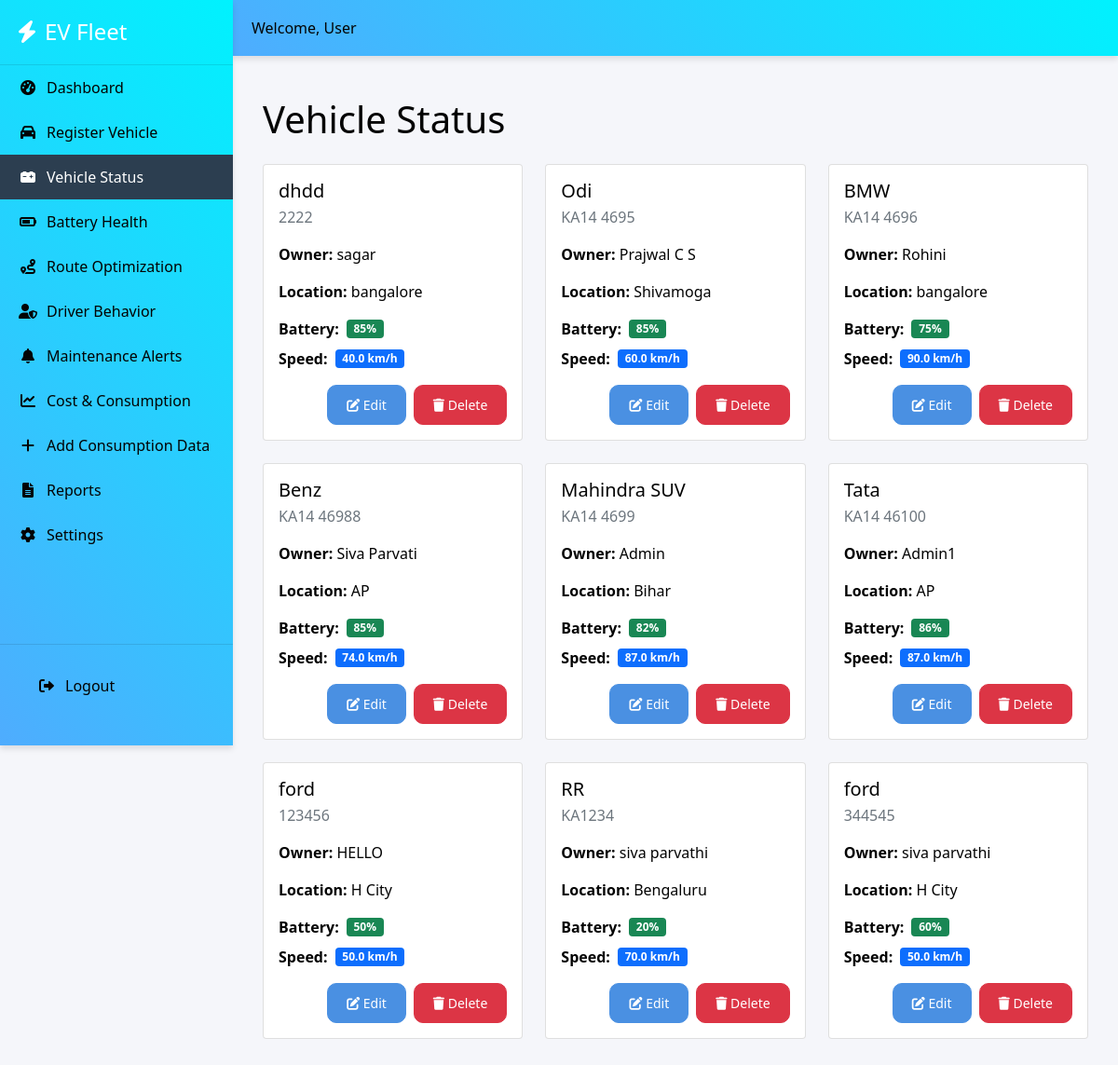
/vehicle_status, run on the app's committed database.
### app.py (models this page shows)
class Vehicle(db.Model):
    id = db.Column(db.Integer, primary_key=True)
    vehicle_name = db.Column(db.String(100), nullable=False)
    vehicle_number = db.Column(db.String(50), unique=True, nullable=False)
    owner_name = db.Column(db.String(100), nullable=False)
    battery_status = db.Column(db.Integer, nullable=False)
    location = db.Column(db.String(200), nullable=False)
    speed = db.Column(db.Float, nullable=False)

### app.py (the view)
@app.route('/vehicle_status')
def vehicle_status():
    vehicles = Vehicle.query.all()
    return render_template('vehicle_status.html', vehicles=vehicles)

### templates/vehicle_status.html (shortened to what this page needs)
{% extends 'base.html' %}
{% block content %}
<div class="container mt-4">
    <h1 class="mb-4">Vehicle Status</h1>
    <div class="row">
        {% for vehicle in vehicles %}
        <div class="col-md-6 col-lg-4 mb-4">
            <div class="card h-100">
                <div class="card-body">
                    <h5 class="card-title">{{ vehicle.vehicle_name }}</h5>
                    <p class="card-subtitle mb-2 text-muted">{{ vehicle.vehicle_number }}</p>
                    <div class="mt-3">
                        <p><strong>Owner:</strong> {{ vehicle.owner_name }}</p>
                        <p><strong>Location:</strong> {{ vehicle.location }}</p>
                        <div class="d-flex align-items-center mb-2">
                            <strong class="me-2">Battery:</strong>
                            <div class="badge bg-success">{{ vehicle.battery_status }}%</div>
                        </div>
                        <div class="d-flex align-items-center">
                            <strong class="me-2">Speed:</strong>
                            <div class="badge bg-primary">{{ vehicle.speed }} km/h</div>
                        </div>
                    </div>
                    <div class="mt-3 d-flex justify-content-end">
                        <button class="btn btn-sm btn-primary me-2" onclick="editVehicle({{ vehicle.id }})">
                            <i class="fas fa-edit"></i> Edit
                        </button>
                        <button class="btn btn-sm btn-danger" onclick="deleteVehicle({{ vehicle.id }})">
                            <i class="fas fa-trash"></i> Delete
                        </button>
                    </div>
                </div>
            </div>
        </div>
        {% endfor %}
    </div>
</div>
{% endblock %}

### static/css/style.css (style rules this page uses)
:root { --primary-color: #4a90e2; --secondary-color: #2c3e50; --success-color: #27ae60; --warning-color: #f39c12; --danger-color: #e74c3c; --background-color: #f5f6fa; --card-background: #ffffff; --text-primary: rgb(3, 3, 3); --text-secondary: #7f8c8d; --shadow: 0 4px 6px rgba(0, 0, 0, 0.1); --border-radius: 10px; --sidebar-width: 250px; --sidebar-collapsed-width: 70px; --topbar-height: 60px; --gradient-primary: linear-gradient(45deg, #4facfe, #00f2fe); --gradient-secondary: linear-gradient(45deg, #f39c12, #e74c3c); --gradient-three: linear-gradient(135deg, #ffffff, #ffecb3); }
body { background-color: var(--background-color); color: var(--text-primary); font-family: 'Segoe UI','Segoe UI Emoji', 'Noto Color Emoji', 'Apple Color Emoji', Tahoma, Geneva, Verdana, sans-serif; margin: 0; padding: 0; overflow-x: hidden; }
.btn { border-radius: var(--border-radius); padding: 10px 20px; font-weight: 500; transition: all 0.3s ease; }
.btn-primary { background-color: var(--primary-color); border-color: var(--primary-color); }

### data on the page
Vehicle: vehicle_name "dhdd", vehicle_number "2222", owner_name "sagar", location "bangalore", battery_status "85", speed "40.0"
Vehicle: vehicle_name "Odi", vehicle_number "KA14 4695", owner_name "Prajwal C S", location "Shivamoga", battery_status "85", speed "60.0"
Vehicle: vehicle_name "BMW", vehicle_number "KA14 4696", owner_name "Rohini", location "bangalore", battery_status "75", speed "90.0"
Vehicle: vehicle_name "Benz", vehicle_number "KA14 46988", owner_name "Siva Parvati", location "AP", battery_status "85", speed "74.0"
Vehicle: vehicle_name "Mahindra SUV", vehicle_number "KA14 4699", owner_name "Admin", location "Bihar", battery_status "82", speed "87.0"
Vehicle: vehicle_name "Tata", vehicle_number "KA14 46100", owner_name "Admin1", location "AP", battery_status "86", speed "87.0"
Vehicle: vehicle_name "ford", vehicle_number "123456", owner_name "HELLO", location "H City", battery_status "50", speed "50.0"
Vehicle: vehicle_name "RR", vehicle_number "KA1234", owner_name "siva parvathi", location "Bengaluru", battery_status "20", speed "70.0"
Vehicle: vehicle_name "ford", vehicle_number "344545", owner_name "siva parvathi", location "H City", battery_status "60", speed "50.0"

### other printed values
{{ session.get('username', 'User') }} "User"
